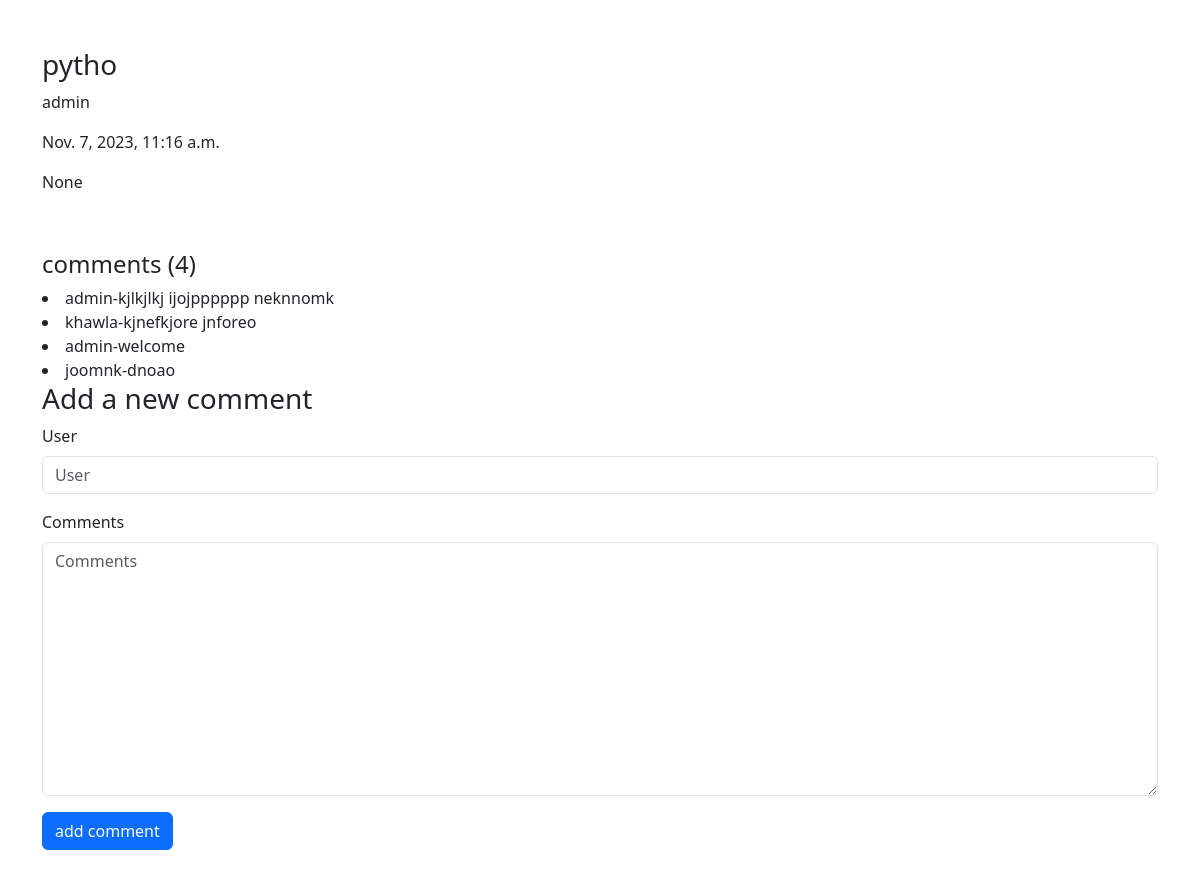
Before: /posts/1 with the older database file.
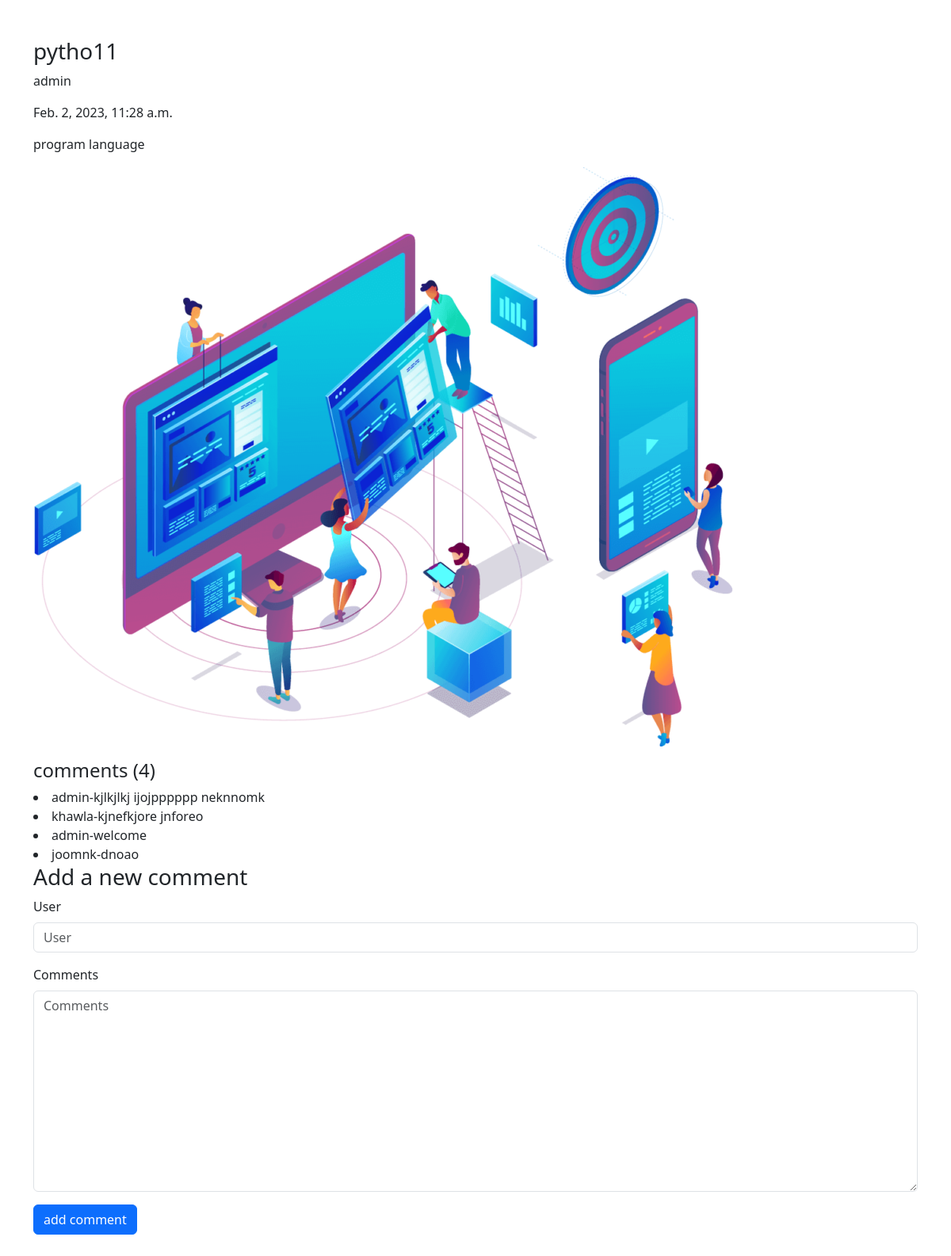
After: the same page with the newer database file.
### posts/models.py (models this page shows, shortened)
class Post(models.Model):
    author=models.ForeignKey(User,related_name='post_author',on_delete=models.CASCADE)
    title=models.CharField(max_length=100)
    content=models.TextField(max_length=20000)
    draft=models.BooleanField(default=True)
    publish_date=models.DateTimeField(default=timezone.now)
    tags = TaggableManager()
    image=models.ImageField(upload_to='post')
    category=models.ForeignKey('Category',related_name='post_category',on_delete=models.SET_NULL,null=True)
    """ publish_date2=models.DateTimeField(auto_now=True)
     """
    def __str__(self):
        return self.title

class Comments(models.Model):
    post=models.ForeignKey(Post,related_name='comment_post',on_delete=models.CASCADE)
    user=models.CharField(max_length=50)
    Comments=models.TextField(max_length=500)
    created_at=models.DateTimeField(default=timezone.now)

class Category(models.Model):
    name=models.CharField(max_length=100)
    def __str__(self):
        return self.name

### posts/views.py (the view)
# urls.py: path('posts/<int:post_id>',post_details),
def post_details(request,post_id):
    data=Post.objects.get(id=post_id)
    comments=Comments.objects.filter(post=data)          #to display comments in post #post >>coulmn in comment
    if request.method=='POST':
        form=CommentsForm(request.POST)
        if form.is_valid():
            myform=form.save(commit=False)
            myform.post=data
            myform.save()
    else:
        form=CommentsForm()
    context={
        'post_de':data,
        'comments':comments ,                            #dispaly comments in html
         'form':form
    }
    return render(request,'posts/post_details.html',context)

### posts/forms.py
class CommentsForm(forms.ModelForm):
    class Meta:
        model=Comments
        fields=['user','Comments']

### posts/templates/posts/post_details.html (shortened to what this page needs)
{% load django_bootstrap5 %}
<!DOCTYPE html>
<html lang="en">
  <head>
    <link
      href="https://cdn.jsdelivr.net/npm/bootstrap@5.3.2/dist/css/bootstrap.min.css"
      rel="stylesheet"
    />
  </head>
  <body>
    <div class="container my-5">
    <div>    <h3>{{post_de}}</h3>
        <p>{{post_de.author}}</p>
        <p>{{post_de.publish_date}}</p>
        <p>{{post_de.category}}</p>
        <img src="{{post_de.image.url}}" alt="" srcset=""></p>
    </div>
    <div>
        <h4>comments  ({{comments|length}})</h4>
        {% for comment in comments %}
        <li>
            {{comment.user}}-{{comment.Comments}}
        </li>
        {%empty%}
        <li>there are no comments for these posts</li>
        {% endfor %}
    <h3>Add  a new comment</h3>
    <form  method="post">
       {% bootstrap_form form %}
       {% bootstrap_button button_type="submit" content="add comment" %}
    </form>
    </div>
  </body>
</html>

Changed rows visible on the page:
changed Post "admin": title "pytho" → "pytho11"; publish_date "Nov. 7, 2023, 11:16 a.m." → "Feb. 2, 2023, 11:28 a.m."; category "None" → "program language"; image: picture added
